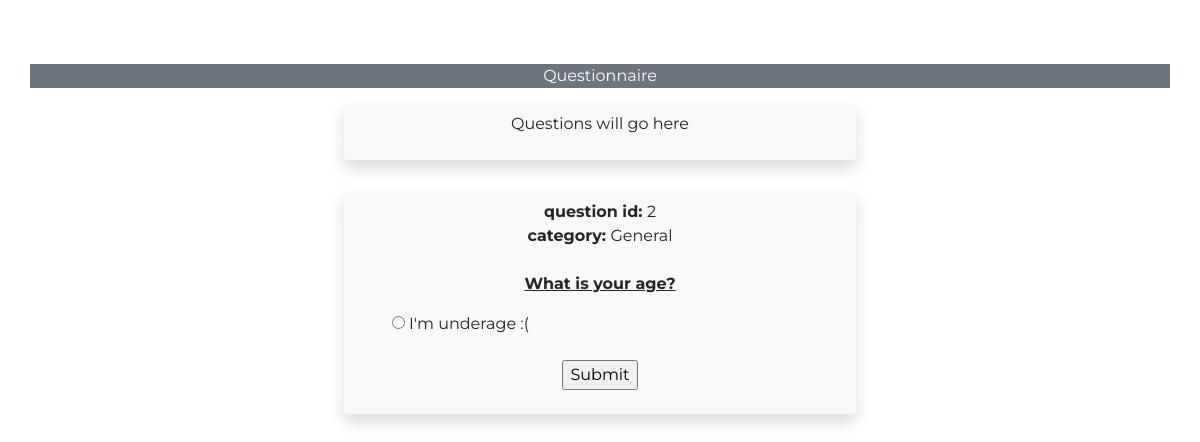
/questionnaire/2 (signed in), run on the app's committed database.
### questionnaire/models.py (models this page shows, shortened)
class Questions(models.Model):
    category = models.ForeignKey(
        'Categories',
        on_delete=models.SET_NULL,
        blank=True,
        null=True,
        verbose_name="Question Category",
    )
    question = models.TextField(
        max_length=500,
    )
    answertype = models.CharField(
        choices=(
            ('SINGLE', 'Can only pick one answer'),
            ('MULTIPLE', 'Can pick multiple answers'),
            ('SORTABLE', 'The answers are sortable or rateable'),
        ),
        default='SINGLEANSWER',
        max_length=64,
        verbose_name="Answer Type",
    )
    class Meta:
        verbose_name_plural = "Questions"

class Categories(models.Model):
    category = models.CharField(
        verbose_name='Category',
        max_length=250,
        unique=True
    )
    def __str__(self):
        return self.category
    class Meta:
        verbose_name_plural = "Categories"

class Answers(models.Model):
    belongsTo = models.ForeignKey(
        'Questions',
        on_delete=models.CASCADE,
        verbose_name="Which question does this answer belong to?"
    )
    answer = models.TextField(max_length=500, )
    KNNvalue = models.FloatField(
        verbose_name="What is the KNN value of this answer?"
    )
    def __str__(self):
        return self.answer
    class Meta:
        verbose_name_plural = "Answers"

### questionnaire/views.py (the view)
# urls.py: path('', views.index, name='matchmakingindex'),
def index(request, question_pk):
	question = get_object_or_404(Questions, pk=question_pk)
	if request.method == 'POST':
		ResponseInstances.objects.filter(user=request.user).filter(question=question).delete() #delete past responses the user made to thhis question
		form = ResponseInstancesForm(question, request.POST)  #<-- Note the extra arg
		if form.is_valid():
			responseInstance = form.save(commit=False)
			if request.user.is_authenticated:
				responseInstance.user = request.user
			else:
				responseInstance.user = None
			responseInstance.question = question
			responseInstance.save()
			question_pk += 1
			try:
				Questions.objects.get(pk=question_pk)
				return redirect('questionnaire', question_pk=question_pk)
			except Questions.DoesNotExist:
				return redirect('questionnairecomplete')
	else:
		form = ResponseInstancesForm(question)
	context = {
		'form': form,
		'question': question,
	}
	return render(request, 'questionnaire/index.html', context)

### questionnaire/forms.py
class ResponseInstancesForm(forms.ModelForm):
	def __init__(self,question,*args,**kwargs):
		super(ResponseInstancesForm, self).__init__(*args,**kwargs) # populates the post
		self.fields["answer"] = forms.ModelChoiceField(queryset=Answers.objects.filter(belongsTo=question),
                                                   widget=RadioSelect)
		self.fields['answer'].required=True
	class Meta:
		model = ResponseInstances
		fields = ('answer',) #We only want this one exposed

### templates/questionnaire/index.html (shortened to what this page needs)
{% extends 'layout.html' %}
{% block content %}
<link rel="stylesheet" type="text/css" href="/static/styles/questionnaireStyle.css">
{% if not user.is_authenticated %}
	<div class="container-fluid paddTop4rem">
	<header class="container">
		<center>You must be logged in to take the questionnaire!</center>
	</header>
	</div>
{% else %}
<div class="container-fluid paddTop4rem">
	<header class="container">
		<div class="row justify-content-center bg-secondary text-white">
			<div class="col-4 text-center">
				Questionnaire
			</div>
		</div>
	</header>
	</div>
<div class="row justify-content-center">
	<div class="col-5 m-3 p-2 bg-light shadow rounded">
		<p class="text-center">Questions will go here</p>
	</div>
</div>
<div class="row justify-content-center">
	<div class="col-5 m-3 p-2 bg-light shadow rounded">
		<p class="text-center">
			<b>question id: </b>{{question.id}}
			<br />
			<b>category: </b>{{question.category}}
			<br />
			<br />
			<b><u>{{question.question}}</u></b>
			<form action="./{{question.pk}}" method="POST">
				<ul id="id_answer">
					{% for choice in form.answer.field.choices %}
						<li>
							<label>
								<input type="radio" name="answer" value="{{choice.0}}"
								/>
								<span for="" class ="radio">{{choice.1}}</span>
							</label>
						</li>
					{% endfor %}
				</ul>
				<div class="submitButton"><input  type="submit" value="Submit"></div>
			</form>
		</p>
	</div>
</div>
{% endif %}
{% endblock %}

### static/styles/mainStyle.css (style rules this page uses)
body { font-family: 'Patrick Hand', cursive; font-family: 'Montserrat', sans-serif; }
.paddTop4rem { padding-top: 4rem; }

### static/styles/questionnaireStyle.css (style rules this page uses)
ul { list-style-type: none; }
label { min-width: 100%; }
.submitButton { text-align: center; }

### data on the page
Questions: id "2", category "General", question "What is your age?"
Answers: answer "I'm underage :("
